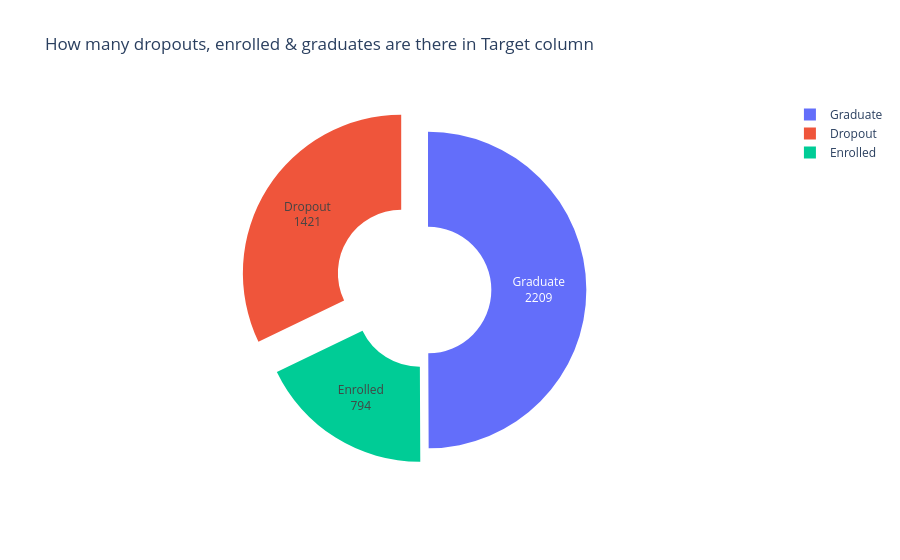

Notebook code for this chart:
### Code cell
x = new_df['Target'].value_counts().index
y = new_df['Target'].value_counts().values

new1_df = pd.DataFrame({
    'Target': x,
    'Count_T' : y
})

fig = px.pie(new1_df,
             names ='Target', 
             values ='Count_T',
            title='How many dropouts, enrolled & graduates are there in Target column')

fig.update_traces(labels=['Graduate','Dropout','Enrolled'], hole=0.4,textinfo='value+label', pull=[0,0.2,0.1])
fig.show()

### Figure 1 — Plotly figure (JSON) as saved in the notebook; plotly's stock layout.template omitted (floating-point values rounded to 4 significant figures)
{"data": [{"domain": {"x": [0, 1], "y": [0, 1]}, "hole": 0.4, "hovertemplate": "Target=%{label}<br>Count_T=%{value}<extra></extra>", "labels": ["Graduate", "Dropout", "Enrolled"], "legendgroup": "", "name": "", "pull": [0, 0.2, 0.1], "showlegend": true, "textinfo": "value+label", "type": "pie", "values": [2209, 1421, 794]}], "layout": {"legend": {"tracegroupgap": 0}, "title": {"text": "How many dropouts, enrolled & graduates are there in Target column"}}}
